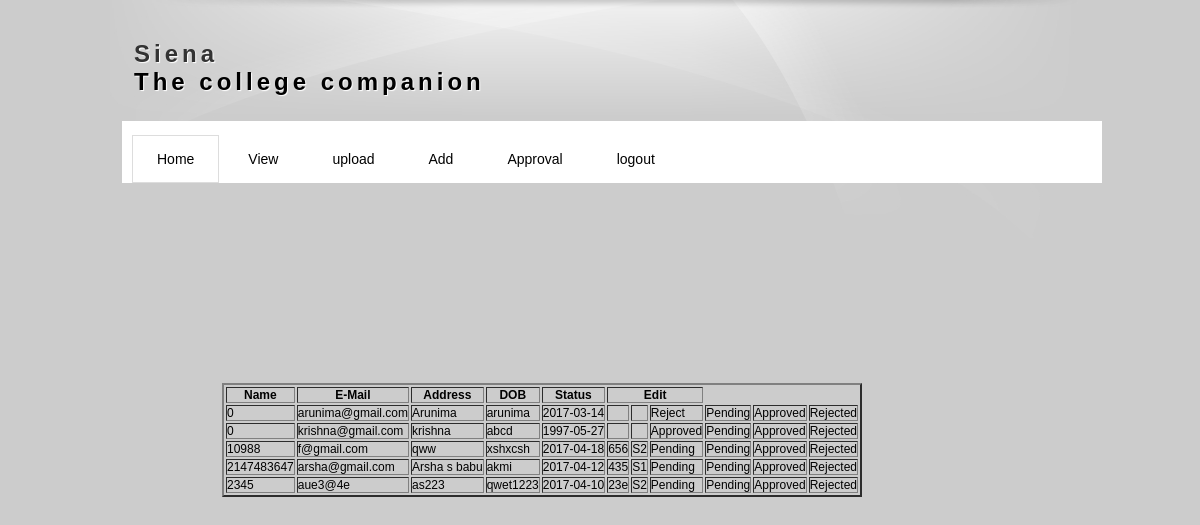
The page /admin/users_list.php on the database its author committed.
### tables this page shows
CREATE TABLE `registration` (
  `regno` int(11) NOT NULL,
  `mail` varchar(30) NOT NULL,
  `name` varchar(30) NOT NULL,
  `address` varchar(30) NOT NULL,
  `dob` date NOT NULL,
  `dept` varchar(20) NOT NULL,
  `sem` varchar(20) NOT NULL
);

### shares/db/mydatabase.inc (called while the page is built, shortened)
<?php
	function getDatas($sql){
		$dt = mysql_query($sql);
		$table = array();
		$rno = mysql_num_rows($dt);
		$cno = mysql_num_fields($dt);
		for($i=0;$i<$rno;$i++){
			$row = mysql_fetch_array($dt);
			for($j=0;$j<$cno;$j++){
				$table[$i][$j] = $row[$j];
			}
		}
		return $table;
	}
?>

### admin/users_list.php (the view, shortened to what this page needs)
<?php include_once("../shares/db/mydatabase.inc"); ?>
<?php include("../admin/menu.php");?>
<div id="site_content" style="position:relative;top:200px;left:100px;">
<form method="post">
	<table class="datagrid" border="2">
	<tr>
		<th>Name</th>
		<th>E-Mail</th>
		<th>Address</th>
		<th>DOB</th>
		<th>Status</th>
		<th colspan="3">Edit</th>
	</tr>
	<?php
		$sql = "select t1.*,if(status=0,'Pending',if(status=1,'Approved','Reject')) from registration t1,login t2 where t1.mail = t2.username";
		$tbl = getDatas($sql);
		for($i=0;$i<count($tbl);$i++){
			$cl = ($i%2==0)?"eve":"odd";
			echo "<tr class='$cl'>";
			for($j=0;$j<count($tbl[$i]);$j++){
				echo "<td>".$tbl[$i][$j]."</td>";
			}
?>
<td><a href="?id=<?php echo $tbl[$i][1]?>&mode=pen">Pending</a></td>
<td><a href="?id=<?php echo $tbl[$i][1]?>&mode=app">Approved</a></td>
<td><a href="?id=<?php echo $tbl[$i][1]?>&mode=rej">Rejected</a></td>
<?php
			echo "</tr>";
		}
	?>
	</table>
</form>
</div>

### tempfinal/css/main.css (style rules this page uses)
* { margin: 0; padding: 0; }
body { font: 12px Tahoma, Arial, Sans-Serif; color: #000; background: #ccc; }
a { text-decoration: none; color: #000; }

### rows shown on the page
registration: regno "0", mail "arunima@gmail.com", name "Arunima", address "arunima", dob "2017-03-14", j "Reject"
registration: regno "0", mail "krishna@gmail.com", name "krishna", address "abcd", dob "1997-05-27", j "Approved"
registration: regno "10988", mail "f@gmail.com", name "qww", address "xshxcsh", dob "2017-04-18", dept "656", sem "S2", j "Pending"
registration: regno "2147483647", mail "arsha@gmail.com", name "Arsha s babu", address "akmi", dob "2017-04-12", dept "435", sem "S1", j "Pending"
registration: regno "2345", mail "aue3@4e", name "as223", address "qwet1223", dob "2017-04-10", dept "23e", sem "S2", j "Pending"
